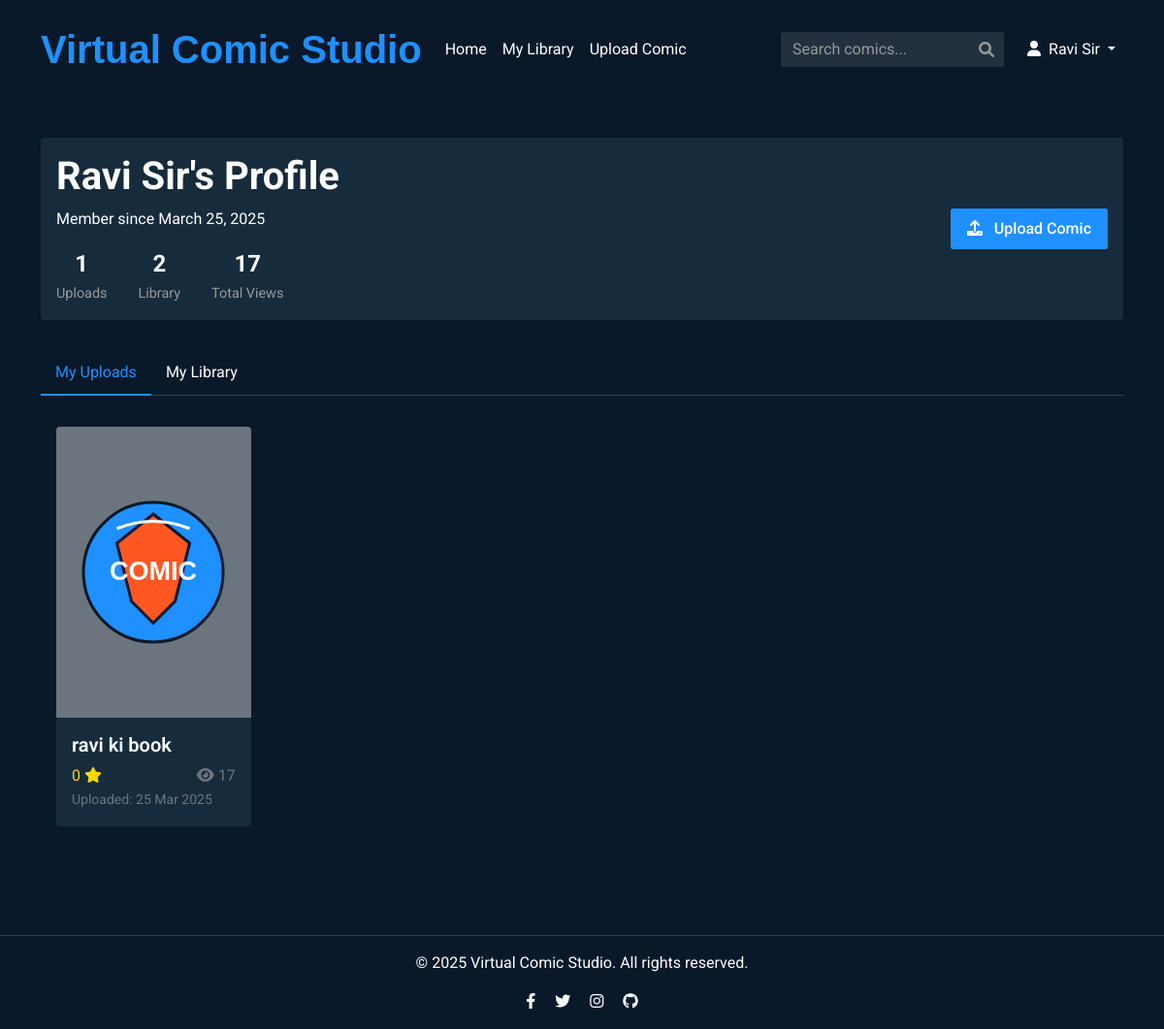
Screenshot of /profile (signed in) with the database file from the repository.
### models.py (models this page shows, shortened)
class User(UserMixin, db.Model):
    id = db.Column(db.Integer, primary_key=True)
    username = db.Column(db.String(64), unique=True, nullable=False)
    email = db.Column(db.String(120), unique=True, nullable=False)
    password_hash = db.Column(db.String(256), nullable=False)
    created_at = db.Column(db.DateTime, default=datetime.datetime.utcnow)
    comics_uploaded = db.relationship('Comic', backref='owner', lazy='dynamic')
    reviews = db.relationship('Review', backref='user', lazy='dynamic')
    library_comics = db.relationship('Comic', secondary=user_library,
                                    lazy='dynamic', backref=db.backref('in_libraries', lazy='dynamic'))
    @property
    def library(self):
        return [comic.id for comic in self.library_comics]

class Comic(db.Model):
    id = db.Column(db.Integer, primary_key=True)
    title = db.Column(db.String(100), nullable=False)
    description = db.Column(db.Text, nullable=False)
    filename = db.Column(db.String(255), nullable=False, unique=True)
    owner_id = db.Column(db.Integer, db.ForeignKey('user.id'), nullable=False)
    upload_date = db.Column(db.DateTime, default=datetime.datetime.utcnow)
    views = db.Column(db.Integer, default=0)
    logo_id = db.Column(db.Integer, default=1) # Logo ID (1-5)
    reviews = db.relationship('Review', backref='comic', lazy='dynamic', cascade='all, delete-orphan')
    def get_average_rating(self):
        reviews = self.reviews.all()
        if not reviews:
            return 0
        return sum(review.rating for review in reviews) / len(reviews)
    @classmethod
    def get_by_id(cls, comic_id):
        return cls.query.get(comic_id)

### routes.py (the view)
@app.route('/profile')
@login_required
def profile():
    user_comics = Comic.query.filter_by(owner_id=current_user.id).all()
    total_views = sum(comic.views for comic in user_comics)
    return render_template('profile.html', user=current_user, comics=user_comics,Comic = Comic,total_views = total_views)

### app.py (called while the page is built)
@login_manager.user_loader
def load_user(user_id):
    return User.query.get(int(user_id))

### templates/profile.html (shortened to what this page needs)
{% extends "layout.html" %}  {% block content %}
<div class="profile-header shadow-sm rounded-sm">
  <div class="row align-items-center">
    <div class="col-md-8">
      <h1>{{ user.username }}'s Profile</h1>
      <p>Member since {{ user.created_at.strftime('%B %d, %Y') }}</p>
      <div class="profile-stats">
        <div class="profile-stat">
          <span class="profile-stat-value">{{ comics|length }}</span>
          <span class="profile-stat-label">Uploads</span>
        </div>
        <div class="profile-stat">
          <span class="profile-stat-value">{{ user.library|length }}</span>
          <span class="profile-stat-label">Library</span>
        </div>
        <div class="profile-stat">
          <span class="profile-stat-value">{{ total_views }}</span>
          <span class="profile-stat-label">Total Views</span>
        </div>
      </div>
    </div>
    <div class="col-md-4 text-md-end">
      <a href="{{ url_for('upload_comic') }}" class="btn btn-primary">
        <i class="fas fa-upload me-2"></i> Upload Comic
      </a>
    </div>
  </div>
</div>
<ul class="nav nav-tabs" id="profileTabs" role="tablist">
  <li class="nav-item" role="presentation">
    <button
      class="nav-link active"
      id="uploads-tab"
      data-bs-toggle="tab"
      data-bs-target="#uploads"
      type="button"
      role="tab"
    >
      My Uploads
    </button>
  </li>
  <li class="nav-item" role="presentation">
    <button
      class="nav-link"
      id="library-tab"
      data-bs-toggle="tab"
      data-bs-target="#library"
      type="button"
      role="tab"
    >
      My Library
    </button>
  </li>
</ul>
<div class="tab-content" id="profileTabsContent">
  <div class="tab-pane fade show active" id="uploads" role="tabpanel">
    {% if comics|length > 0 %}
    <div class="comics-grid">
      {% for comic in comics %}
      <div class="comic-card">
        <a href="{{ url_for('comic_details', comic_id=comic.id) }}">
          <div class="card">
            <div
              class="card-img-container bg-secondary d-flex align-items-center justify-content-center"
            >
              <img
                src="{{ url_for('static', filename='images/logo' + (comic.logo_id|string if comic.logo_id else '1') + '.svg') }}"
                alt="{{ comic.title }}"
                class="comic-logo-display"
              />
            </div>
            <div class="card-body">
              <h5 class="card-title">{{ comic.title }}</h5>
              <div class="d-flex justify-content-between align-items-center">
                <div class="comic-rating">
                  {% set rating = comic.get_average_rating()|round(1) %}
                  <span>{{ rating }}</span>
                  <i class="fas fa-star"></i>
                </div>
                <span class="text-muted">
                  <i class="fas fa-eye me-1"></i>{{ comic.views }}
                </span>
              </div>
              <small class="text-muted"
                >Uploaded: {{ comic.upload_date.strftime('%d %b %Y') }}</small
              >
            </div>
          </div>
        </a>
      </div>
      {% endfor %}
    </div>
    {% endif %}
  </div>
</div>
{% endblock %}

### templates/layout.html (shortened to what this page needs)
<!DOCTYPE html>
<html lang="en">
  <head>
    <link
      href="https://cdn.jsdelivr.net/npm/bootstrap@5.1.3/dist/css/bootstrap.min.css"
      rel="stylesheet"
    />
    <link
      href="https://cdnjs.cloudflare.com/ajax/libs/font-awesome/6.0.0-beta3/css/all.min.css"
      rel="stylesheet"
    />
    <link
      rel="stylesheet"
      href="{{ url_for('static', filename='css/main.css') }}"
    />
  </head>
  <body>
    <nav class="navbar navbar-expand-lg navbar-dark">
      <div class="container">
        <a class="navbar-brand" href="{{ url_for('index') }}"
          >Virtual Comic Studio</a
        >
        <div class="collapse navbar-collapse" id="navbarNav">
          <ul class="navbar-nav me-auto">
            <li class="nav-item">
              <a class="nav-link" href="{{ url_for('index') }}">Home</a>
            </li>
            {% if current_user.is_authenticated %}
            <li class="nav-item">
              <a class="nav-link" href="{{ url_for('library') }}">My Library</a>
            </li>
            <li class="nav-item">
              <a class="nav-link" href="{{ url_for('upload_comic') }}"
                >Upload Comic</a
              >
            </li>
            {% endif %}
          </ul>
          <form
            class="search-form d-flex"
            action="{{ url_for('search') }}"
            method="get"
          >
            <div class="position-relative">
              <input
                class="form-control search-input"
                type="search"
                name="q"
                placeholder="Search comics..."
                aria-label="Search"
                value="{{ search_query|default('') }}"
              />
              <i class="fas fa-search search-icon"></i>
            </div>
          </form>
          <ul class="navbar-nav">
            {% if current_user.is_authenticated %}
            <li class="nav-item dropdown">
              <a
                class="nav-link dropdown-toggle"
                href="#"
                id="userDropdown"
                role="button"
                data-bs-toggle="dropdown"
              >
                <i class="fas fa-user me-1"></i> {{ current_user.username }}
              </a>
            </li>
            {% endif %}
          </ul>
        </div>
      </div>
    </nav>
    <main class="container py-4">{% block content %}{% endblock %}</main>
    <footer class="text-center py-3">
      <div class="container">
        <p>&copy; 2025 Virtual Comic Studio. All rights reserved.</p>
        <div class="social-links">
          <a href="#" class="mx-2"><i class="fab fa-facebook-f"></i></a>
          <a href="#" class="mx-2"><i class="fab fa-twitter"></i></a>
          <a href="#" class="mx-2"><i class="fab fa-instagram"></i></a>
          <a href="#" class="mx-2"><i class="fab fa-github"></i></a>
        </div>
      </div>
    </footer>
  </body>
</html>

### static/css/main.css (style rules this page uses)
:root { --primary-bg: #0a1929; --secondary-bg: #1f4068; --accent-color: #1e90ff; --text-color: #ffffff; --card-bg: #162b3c; --hover-bg: #1d3649; --border-color: #2c4356; --success-color: #46b04a; --warning-color: #e6a23c; --danger-color: #f56c6c; --info-color: #909399; --font-main: "Roboto", "Arial", sans-serif; --standard-padding: 16px; --transition-speed: 0.3s; }
body { font-family: var(--font-main); background-color: var(--primary-bg); color: var(--text-color); margin: 0; padding: 0; line-height: 1.5; }
a { color: var(--text-color); text-decoration: none; transition: color var(--transition-speed) ease; }
h1, h2, h3, h4, h5, h6 { margin-top: 0; font-weight: 700; }
.navbar { background-color: var(--primary-bg) !important; padding: var(--standard-padding); box-shadow: 0 2px 5px rgba(0, 0, 0, 0.1); }
.navbar-brand { color: var(--accent-color) !important; font-size: 2.5rem; font-weight: bold; font-family: "Ubuntu", sans-serif; }
.navbar-dark .navbar-nav .nav-link { color: var(--text-color); transition: all var(--transition-speed) ease; }
.btn { border-radius: 2px; font-weight: 500; padding: 8px 16px; transition: all var(--transition-speed) ease; }
.btn-primary { background-color: var(--accent-color); border-color: var(--accent-color); }
.card { background-color: var(--card-bg); border: none; border-radius: 4px; transition: transform var(--transition-speed), box-shadow var(--transition-speed); margin-bottom: 1.5rem; overflow: hidden; }
.card-body { padding: var(--standard-padding); }
.card-title { margin-bottom: 0.5rem; font-weight: 600; }
.form-control { background-color: #333; border: 1px solid var(--border-color); color: var(--text-color); border-radius: 2px; }
.form-control::placeholder { color: #999; }
.comics-grid { display: grid; grid-template-columns: repeat(auto-fill, minmax(200px, 1fr)); gap: 20px; padding: var(--standard-padding); }
.comic-card { position: relative; height: 100%; }
.comic-card .card-img-container { position: relative; height: 300px; overflow: hidden; }
.comic-card img { width: 100%; height: 100%; object-fit: cover; }
.comic-logo-display { width: 80%; height: 80%; max-width: 150px; max-height: 150px; object-fit: contain; transition: transform var(--transition-speed); }
.comic-rating { color: #ffd700; }
footer { background-color: var(--primary-bg); padding: var(--standard-padding); text-align: center; margin-top: 2rem; border-top: 1px solid var(--border-color); }
.rounded-sm { border-radius: 2px; }
.shadow-sm { box-shadow: 0 2px 5px rgba(0, 0, 0, 0.1); }
.search-form { position: relative; margin-right: 1rem; }
.search-form .form-control { padding-right: 35px; background-color: rgba(255, 255, 255, 0.1); border: none; color: var(--text-color); }
.search-form .search-icon { position: absolute; right: 10px; top: 50%; transform: translateY(-50%); color: #999; }
.profile-header { background-color: var(--card-bg); padding: var(--standard-padding); margin-bottom: 2rem; border-radius: 4px; }
.profile-stats { display: flex; gap: 2rem; margin-top: 1rem; }
.profile-stat { text-align: center; }
.profile-stat-value { font-size: 1.5rem; font-weight: bold; display: block; }
.profile-stat-label { color: #999; font-size: 0.9rem; }
.nav-tabs { border-bottom-color: var(--border-color); }
.nav-tabs .nav-link { color: var(--text-color); border: none; padding: 10px 15px; }
.nav-tabs .nav-link.active { color: var(--accent-color); background-color: transparent; border-bottom: 2px solid var(--accent-color); }
.tab-content { padding: var(--standard-padding) 0; }

### rows the page displays
User: username "Ravi Sir", created_at "March 25, 2025"
Comic: title "ravi ki book", rating "0", views "17", upload_date "25 Mar 2025"

### other values shown
{{ comics|length }} "1"
{{ user.library|length }} "2"
{{ total_views }} "17"
